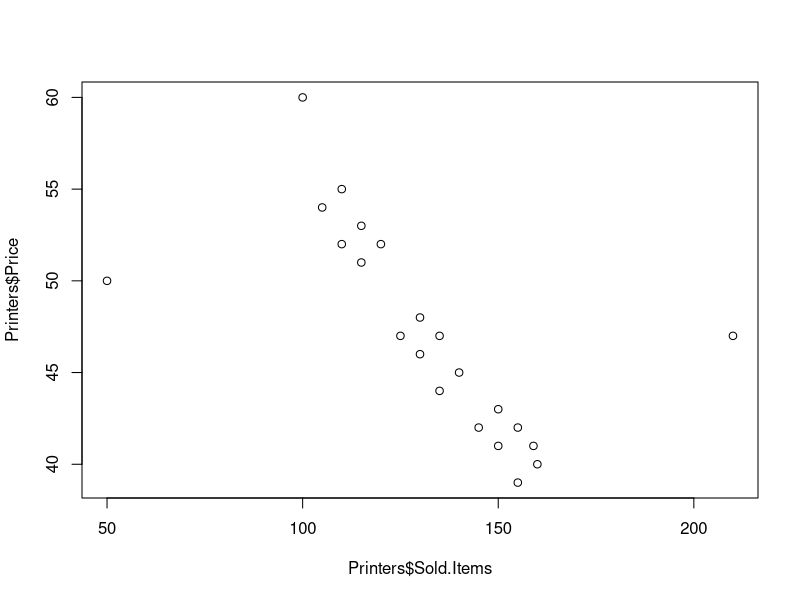
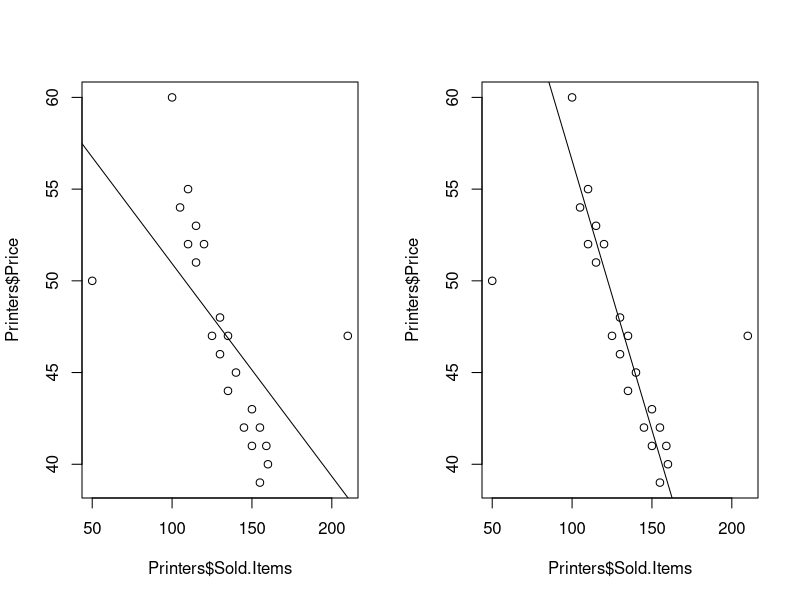
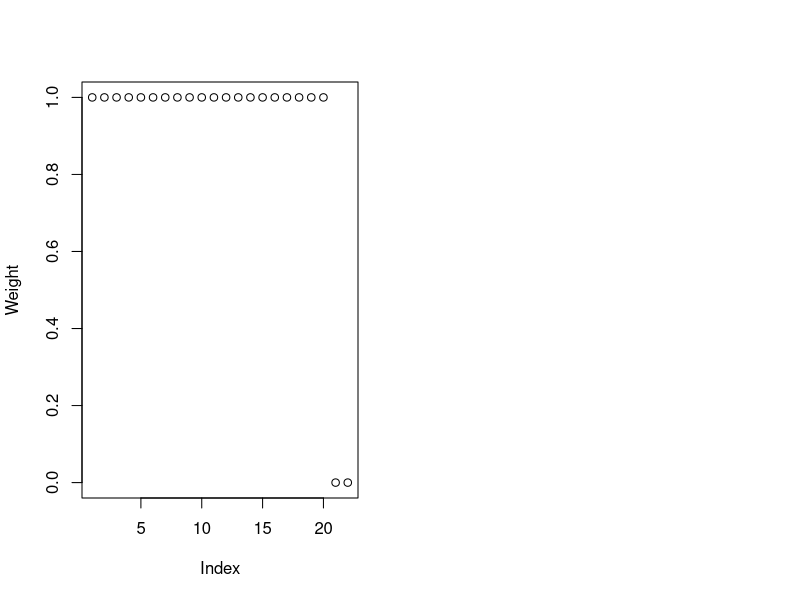

R code for these plots, in order:
setwd ("c://R")
Printers=read.csv ("SellingPrintersOutliers.csv", header=TRUE,sep=";")
str(Printers)
summary(Printers)

plot(Printers$Sold.Items,Printers$Price)


LinMod1 <- lm(Printers$Price~Printers$Sold.Items,data=Printers)
SumLinMod1<-summary(LinMod1)

library(MASS)

LinMod2 <- rlm(Printers$Price~Printers$Sold.Items,data=Printers, psi = psi.hampel, init = "lts")
SumLinMod2<-summary(LinMod2)

LM1Coef <- coef(LinMod1)
LM2Coef <- coef(LinMod2)

par(mfrow=c(1,2))
plot(Printers$Sold.Items,Printers$Price)
abline(coef=LM1Coef)
plot(Printers$Sold.Items,Printers$Price)
abline(coef=LM2Coef)


plot(LinMod2$w, ylab="Weight")
